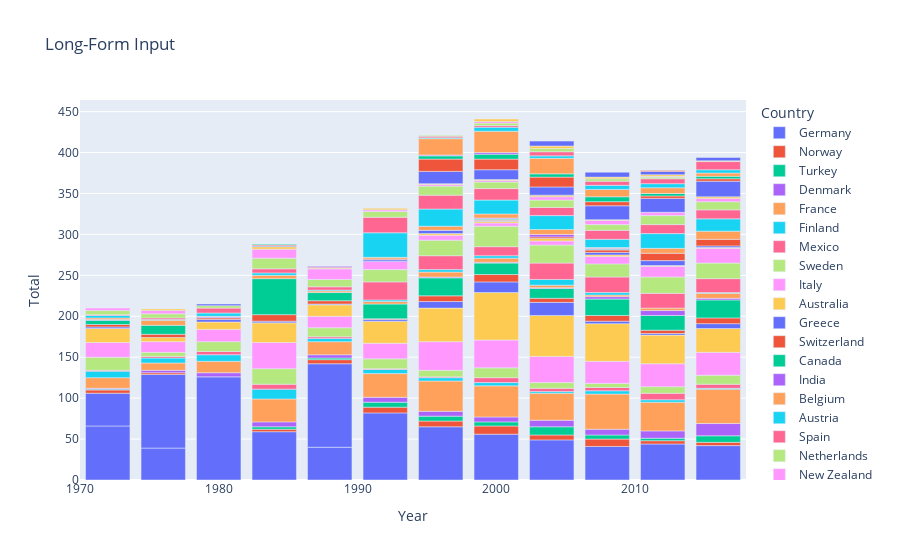

Notebook cell for this chart:
### Code cell
fig = px.bar(df3, x="Year", y="Total", color="Country", title="Long-Form Input")
fig.show()

### Figure 1 — Plotly figure (JSON) as saved in the notebook; plotly's stock layout.template omitted (floating-point values rounded to 4 significant figures)
{"data": [{"alignmentgroup": "True", "hovertemplate": "Country=Germany<br>Year=%{x}<br>Total=%{y}<extra></extra>", "legendgroup": "Germany", "marker": {"color": "#636efa"}, "name": "Germany", "offsetgroup": "Germany", "orientation": "v", "showlegend": true, "textposition": "auto", "type": "bar", "x": [1972, 1972, 1976, 1976, 1980, 1984, 1988, 1988, 1992, 1996, 2000, 2004, 2008, 2012, 2016], "xaxis": "x", "y": [66, 40, 39, 90, 126, 59, 40, 102, 82, 65, 56, 49, 41, 44, 42], "yaxis": "y"}, {"alignmentgroup": "True", "hovertemplate": "Country=Norway<br>Year=%{x}<br>Total=%{y}<extra></extra>", "legendgroup": "Norway", "marker": {"color": "#EF553B"}, "name": "Norway", "offsetgroup": "Norway", "orientation": "v", "showlegend": true, "textposition": "auto", "type": "bar", "x": [1972, 1976, 1984, 1988, 1992, 1996, 2000, 2004, 2008, 2012, 2016], "xaxis": "x", "y": [4, 2, 3, 5, 7, 7, 10, 6, 9, 4, 4], "yaxis": "y"}, {"alignmentgroup": "True", "hovertemplate": "Country=Turkey<br>Year=%{x}<br>Total=%{y}<extra></extra>", "legendgroup": "Turkey", "marker": {"color": "#00cc96"}, "name": "Turkey", "offsetgroup": "Turkey", "orientation": "v", "showlegend": true, "textposition": "auto", "type": "bar", "x": [1972, 1984, 1988, 1992, 1996, 2000, 2004, 2008, 2012, 2016], "xaxis": "x", "y": [1, 3, 2, 6, 6, 5, 10, 5, 3, 8], "yaxis": "y"}, {"alignmentgroup": "True", "hovertemplate": "Country=Denmark<br>Year=%{x}<br>Total=%{y}<extra></extra>", "legendgroup": "Denmark", "marker": {"color": "#ab63fa"}, "name": "Denmark", "offsetgroup": "Denmark", "orientation": "v", "showlegend": true, "textposition": "auto", "type": "bar", "x": [1972, 1976, 1980, 1984, 1988, 1992, 1996, 2000, 2004, 2008, 2012, 2016], "xaxis": "x", "y": [1, 3, 5, 6, 4, 6, 6, 6, 8, 7, 9, 15], "yaxis": "y"}, {"alignmentgroup": "True", "hovertemplate": "Country=France<br>Year=%{x}<br>Total=%{y}<extra></extra>", "legendgroup": "France", "marker": {"color": "#FFA15A"}, "name": "France", "offsetgroup": "France", "orientation": "v", "showlegend": true, "textposition": "auto", "type": "bar", "x": [1972, 1976, 1980, 1984, 1988, 1992, 1996, 2000, 2004, 2008, 2012, 2016], "xaxis": "x", "y": [13, 9, 14, 28, 16, 29, 37, 38, 33, 43, 35, 42], "yaxis": "y"}, {"alignmentgroup": "True", "hovertemplate": "Country=Finland<br>Year=%{x}<br>Total=%{y}<extra></extra>", "legendgroup": "Finland", "marker": {"color": "#19d3f3"}, "name": "Finland", "offsetgroup": "Finland", "orientation": "v", "showlegend": true, "textposition": "auto", "type": "bar", "x": [1972, 1976, 1980, 1984, 1988, 1992, 1996, 2000, 2004, 2008, 2012, 2016], "xaxis": "x", "y": [8, 6, 8, 12, 4, 5, 4, 4, 2, 4, 3, 1], "yaxis": "y"}, {"alignmentgroup": "True", "hovertemplate": "Country=Mexico<br>Year=%{x}<br>Total=%{y}<extra></extra>", "legendgroup": "Mexico", "marker": {"color": "#FF6692"}, "name": "Mexico", "offsetgroup": "Mexico", "orientation": "v", "showlegend": true, "textposition": "auto", "type": "bar", "x": [1972, 1976, 1980, 1984, 1988, 1992, 1996, 2000, 2004, 2008, 2012, 2016], "xaxis": "x", "y": [1, 2, 4, 6, 2, 1, 1, 6, 4, 4, 8, 5], "yaxis": "y"}, {"alignmentgroup": "True", "hovertemplate": "Country=Sweden<br>Year=%{x}<br>Total=%{y}<extra></extra>", "legendgroup": "Sweden", "marker": {"color": "#B6E880"}, "name": "Sweden", "offsetgroup": "Sweden", "orientation": "v", "showlegend": true, "textposition": "auto", "type": "bar", "x": [1972, 1976, 1980, 1984, 1988, 1992, 1996, 2000, 2004, 2008, 2012, 2016], "xaxis": "x", "y": [16, 5, 12, 19, 11, 12, 8, 12, 7, 5, 8, 11], "yaxis": "y"}, {"alignmentgroup": "True", "hovertemplate": "Country=Italy<br>Year=%{x}<br>Total=%{y}<extra></extra>", "legendgroup": "Italy", "marker": {"color": "#FF97FF"}, "name": "Italy", "offsetgroup": "Italy", "orientation": "v", "showlegend": true, "textposition": "auto", "type": "bar", "x": [1972, 1976, 1980, 1984, 1988, 1992, 1996, 2000, 2004, 2008, 2012, 2016], "xaxis": "x", "y": [18, 13, 15, 32, 14, 19, 35, 34, 32, 27, 28, 28], "yaxis": "y"}, {"alignmentgroup": "True", "hovertemplate": "Country=Australia<br>Year=%{x}<br>Total=%{y}<extra></extra>", "legendgroup": "Australia", "marker": {"color": "#FECB52"}, "name": "Australia", "offsetgroup": "Australia", "orientation": "v", "showlegend": true, "textposition": "auto", "type": "bar", "x": [1972, 1976, 1980, 1984, 1988, 1992, 1996, 2000, 2004, 2008, 2012, 2016], "xaxis": "x", "y": [17, 5, 9, 24, 14, 27, 41, 58, 50, 46, 35, 29], "yaxis": "y"}, {"alignmentgroup": "True", "hovertemplate": "Country=Greece<br>Year=%{x}<br>Total=%{y}<extra></extra>", "legendgroup": "Greece", "marker": {"color": "#636efa"}, "name": "Greece", "offsetgroup": "Greece", "orientation": "v", "showlegend": true, "textposition": "auto", "type": "bar", "x": [1972, 1980, 1984, 1988, 1992, 1996, 2000, 2004, 2008, 2012, 2016], "xaxis": "x", "y": [2, 3, 2, 1, 2, 8, 13, 16, 3, 2, 6], "yaxis": "y"}, {"alignmentgroup": "True", "hovertemplate": "Country=Switzerland<br>Year=%{x}<br>Total=%{y}<extra></extra>", "legendgroup": "Switzerland", "marker": {"color": "#EF553B"}, "name": "Switzerland", "offsetgroup": "Switzerland", "orientation": "v", "showlegend": true, "textposition": "auto", "type": "bar", "x": [1972, 1976, 1980, 1984, 1988, 1992, 1996, 2000, 2004, 2008, 2012, 2016], "xaxis": "x", "y": [3, 4, 2, 8, 4, 1, 7, 9, 5, 7, 4, 7], "yaxis": "y"}, {"alignmentgroup": "True", "hovertemplate": "Country=Canada<br>Year=%{x}<br>Total=%{y}<extra></extra>", "legendgroup": "Canada", "marker": {"color": "#00cc96"}, "name": "Canada", "offsetgroup": "Canada", "orientation": "v", "showlegend": true, "textposition": "auto", "type": "bar", "x": [1972, 1976, 1984, 1988, 1992, 1996, 2000, 2004, 2008, 2012, 2016], "xaxis": "x", "y": [5, 11, 44, 10, 18, 22, 14, 12, 20, 18, 22], "yaxis": "y"}, {"alignmentgroup": "True", "hovertemplate": "Country=India<br>Year=%{x}<br>Total=%{y}<extra></extra>", "legendgroup": "India", "marker": {"color": "#ab63fa"}, "name": "India", "offsetgroup": "India", "orientation": "v", "showlegend": true, "textposition": "auto", "type": "bar", "x": [1972, 1980, 1996, 2000, 2004, 2008, 2012, 2016], "xaxis": "x", "y": [1, 1, 1, 1, 1, 3, 6, 2], "yaxis": "y"}, {"alignmentgroup": "True", "hovertemplate": "Country=Belgium<br>Year=%{x}<br>Total=%{y}<extra></extra>", "legendgroup": "Belgium", "marker": {"color": "#FFA15A"}, "name": "Belgium", "offsetgroup": "Belgium", "orientation": "v", "showlegend": true, "textposition": "auto", "type": "bar", "x": [1972, 1976, 1980, 1984, 1988, 1992, 1996, 2000, 2004, 2008, 2012, 2016], "xaxis": "x", "y": [2, 6, 1, 4, 2, 3, 6, 5, 3, 2, 3, 6], "yaxis": "y"}, {"alignmentgroup": "True", "hovertemplate": "Country=Austria<br>Year=%{x}<br>Total=%{y}<extra></extra>", "legendgroup": "Austria", "marker": {"color": "#19d3f3"}, "name": "Austria", "offsetgroup": "Austria", "orientation": "v", "showlegend": true, "textposition": "auto", "type": "bar", "x": [1972, 1976, 1980, 1984, 1988, 1992, 1996, 2000, 2004, 2008, 2016], "xaxis": "x", "y": [3, 1, 4, 3, 1, 2, 3, 3, 7, 3, 1], "yaxis": "y"}, {"alignmentgroup": "True", "hovertemplate": "Country=Spain<br>Year=%{x}<br>Total=%{y}<extra></extra>", "legendgroup": "Spain", "marker": {"color": "#FF6692"}, "name": "Spain", "offsetgroup": "Spain", "orientation": "v", "showlegend": true, "textposition": "auto", "type": "bar", "x": [1972, 1976, 1980, 1984, 1988, 1992, 1996, 2000, 2004, 2008, 2012, 2016], "xaxis": "x", "y": [1, 2, 6, 5, 4, 22, 17, 11, 20, 19, 18, 17], "yaxis": "y"}, {"alignmentgroup": "True", "hovertemplate": "Country=Netherlands<br>Year=%{x}<br>Total=%{y}<extra></extra>", "legendgroup": "Netherlands", "marker": {"color": "#B6E880"}, "name": "Netherlands", "offsetgroup": "Netherlands", "orientation": "v", "showlegend": true, "textposition": "auto", "type": "bar", "x": [1972, 1976, 1980, 1984, 1988, 1992, 1996, 2000, 2004, 2008, 2012, 2016], "xaxis": "x", "y": [5, 5, 3, 13, 9, 15, 19, 25, 22, 16, 20, 19], "yaxis": "y"}, {"alignmentgroup": "True", "hovertemplate": "Country=New Zealand<br>Year=%{x}<br>Total=%{y}<extra></extra>", "legendgroup": "New Zealand", "marker": {"color": "#FF97FF"}, "name": "New Zealand", "offsetgroup": "New Zealand", "orientation": "v", "showlegend": true, "textposition": "auto", "type": "bar", "x": [1972, 1976, 1984, 1988, 1992, 1996, 2000, 2004, 2008, 2012, 2016], "xaxis": "x", "y": [3, 4, 11, 13, 10, 6, 4, 5, 9, 13, 18], "yaxis": "y"}, {"alignmentgroup": "True", "hovertemplate": "Country=Portugal<br>Year=%{x}<br>Total=%{y}<extra></extra>", "legendgroup": "Portugal", "marker": {"color": "#FECB52"}, "name": "Portugal", "offsetgroup": "Portugal", "orientation": "v", "showlegend": true, "textposition": "auto", "type": "bar", "x": [1976, 1984, 1988, 1996, 2000, 2004, 2008, 2012, 2016], "xaxis": "x", "y": [2, 3, 1, 2, 2, 3, 2, 1, 1], "yaxis": "y"}, {"alignmentgroup": "True", "hovertemplate": "Country=Ireland<br>Year=%{x}<br>Total=%{y}<extra></extra>", "legendgroup": "Ireland", "marker": {"color": "#636efa"}, "name": "Ireland", "offsetgroup": "Ireland", "orientation": "v", "showlegend": true, "textposition": "auto", "type": "bar", "x": [1980, 1984, 1992, 1996, 2000, 2008, 2012, 2016], "xaxis": "x", "y": [2, 1, 2, 4, 1, 3, 6, 2], "yaxis": "y"}, {"alignmentgroup": "True", "hovertemplate": "Country=Colombia<br>Year=%{x}<br>Total=%{y}<extra></extra>", "legendgroup": "Colombia", "marker": {"color": "#EF553B"}, "name": "Colombia", "offsetgroup": "Colombia", "orientation": "v", "showlegend": true, "textposition": "auto", "type": "bar", "x": [1984, 1988, 1992, 2000, 2004, 2008, 2012, 2016], "xaxis": "x", "y": [1, 1, 1, 1, 2, 3, 9, 8], "yaxis": "y"}, {"alignmentgroup": "True", "hovertemplate": "Country=Iceland<br>Year=%{x}<br>Total=%{y}<extra></extra>", "legendgroup": "Iceland", "marker": {"color": "#00cc96"}, "name": "Iceland", "offsetgroup": "Iceland", "orientation": "v", "showlegend": true, "textposition": "auto", "type": "bar", "x": [1984, 2000, 2008], "xaxis": "x", "y": [1, 1, 1], "yaxis": "y"}, {"alignmentgroup": "True", "hovertemplate": "Country=Chile<br>Year=%{x}<br>Total=%{y}<extra></extra>", "legendgroup": "Chile", "marker": {"color": "#ab63fa"}, "name": "Chile", "offsetgroup": "Chile", "orientation": "v", "showlegend": true, "textposition": "auto", "type": "bar", "x": [1988, 2000, 2004, 2008], "xaxis": "x", "y": [1, 1, 3, 1], "yaxis": "y"}, {"alignmentgroup": "True", "hovertemplate": "Country=South Africa<br>Year=%{x}<br>Total=%{y}<extra></extra>", "legendgroup": "South Africa", "marker": {"color": "#FFA15A"}, "name": "South Africa", "offsetgroup": "South Africa", "orientation": "v", "showlegend": true, "textposition": "auto", "type": "bar", "x": [1992, 1996, 2000, 2004, 2008, 2012, 2016], "xaxis": "x", "y": [2, 5, 5, 6, 1, 6, 10], "yaxis": "y"}, {"alignmentgroup": "True", "hovertemplate": "Country=Hungary<br>Year=%{x}<br>Total=%{y}<extra></extra>", "legendgroup": "Hungary", "marker": {"color": "#19d3f3"}, "name": "Hungary", "offsetgroup": "Hungary", "orientation": "v", "showlegend": true, "textposition": "auto", "type": "bar", "x": [1992, 1996, 2000, 2004, 2008, 2012, 2016], "xaxis": "x", "y": [30, 21, 17, 17, 10, 18, 15], "yaxis": "y"}, {"alignmentgroup": "True", "hovertemplate": "Country=Poland<br>Year=%{x}<br>Total=%{y}<extra></extra>", "legendgroup": "Poland", "marker": {"color": "#FF6692"}, "name": "Poland", "offsetgroup": "Poland", "orientation": "v", "showlegend": true, "textposition": "auto", "type": "bar", "x": [1992, 1996, 2000, 2004, 2008, 2012, 2016], "xaxis": "x", "y": [19, 17, 14, 10, 11, 11, 11], "yaxis": "y"}, {"alignmentgroup": "True", "hovertemplate": "Country=Czech Republic<br>Year=%{x}<br>Total=%{y}<extra></extra>", "legendgroup": "Czech Republic", "marker": {"color": "#B6E880"}, "name": "Czech Republic", "offsetgroup": "Czech Republic", "orientation": "v", "showlegend": true, "textposition": "auto", "type": "bar", "x": [1992, 1996, 2000, 2004, 2008, 2012, 2016], "xaxis": "x", "y": [7, 11, 8, 9, 7, 11, 10], "yaxis": "y"}, {"alignmentgroup": "True", "hovertemplate": "Country=Slovenia<br>Year=%{x}<br>Total=%{y}<extra></extra>", "legendgroup": "Slovenia", "marker": {"color": "#FF97FF"}, "name": "Slovenia", "offsetgroup": "Slovenia", "orientation": "v", "showlegend": true, "textposition": "auto", "type": "bar", "x": [1992, 1996, 2000, 2004, 2008, 2012, 2016], "xaxis": "x", "y": [2, 2, 2, 4, 5, 4, 4], "yaxis": "y"}, {"alignmentgroup": "True", "hovertemplate": "Country=Israel<br>Year=%{x}<br>Total=%{y}<extra></extra>", "legendgroup": "Israel", "marker": {"color": "#FECB52"}, "name": "Israel", "offsetgroup": "Israel", "orientation": "v", "showlegend": true, "textposition": "auto", "type": "bar", "x": [1992, 1996, 2000, 2004, 2008, 2016], "xaxis": "x", "y": [2, 1, 1, 2, 1, 2], "yaxis": "y"}, {"alignmentgroup": "True", "hovertemplate": "Country=Brazil<br>Year=%{x}<br>Total=%{y}<extra></extra>", "legendgroup": "Brazil", "marker": {"color": "#636efa"}, "name": "Brazil", "offsetgroup": "Brazil", "orientation": "v", "showlegend": true, "textposition": "auto", "type": "bar", "x": [1996, 2000, 2004, 2008, 2012, 2016], "xaxis": "x", "y": [15, 12, 10, 17, 17, 19], "yaxis": "y"}, {"alignmentgroup": "True", "hovertemplate": "Country=Bulgaria<br>Year=%{x}<br>Total=%{y}<extra></extra>", "legendgroup": "Bulgaria", "marker": {"color": "#EF553B"}, "name": "Bulgaria", "offsetgroup": "Bulgaria", "orientation": "v", "showlegend": true, "textposition": "auto", "type": "bar", "x": [1996, 2000, 2004, 2008, 2012, 2016], "xaxis": "x", "y": [15, 13, 12, 5, 3, 3], "yaxis": "y"}, {"alignmentgroup": "True", "hovertemplate": "Country=Indonesia<br>Year=%{x}<br>Total=%{y}<extra></extra>", "legendgroup": "Indonesia", "marker": {"color": "#00cc96"}, "name": "Indonesia", "offsetgroup": "Indonesia", "orientation": "v", "showlegend": true, "textposition": "auto", "type": "bar", "x": [1996, 2000, 2004, 2008, 2012, 2016], "xaxis": "x", "y": [4, 6, 4, 6, 3, 3], "yaxis": "y"}, {"alignmentgroup": "True", "hovertemplate": "Country=Costa Rica<br>Year=%{x}<br>Total=%{y}<extra></extra>", "legendgroup": "Costa Rica", "marker": {"color": "#ab63fa"}, "name": "Costa Rica", "offsetgroup": "Costa Rica", "orientation": "v", "showlegend": true, "textposition": "auto", "type": "bar", "x": [1996, 2000], "xaxis": "x", "y": [1, 2], "yaxis": "y"}, {"alignmentgroup": "True", "hovertemplate": "Country=Romania<br>Year=%{x}<br>Total=%{y}<extra></extra>", "legendgroup": "Romania", "marker": {"color": "#FFA15A"}, "name": "Romania", "offsetgroup": "Romania", "orientation": "v", "showlegend": true, "textposition": "auto", "type": "bar", "x": [1996, 2000, 2004, 2008, 2012, 2016], "xaxis": "x", "y": [20, 26, 19, 9, 7, 4], "yaxis": "y"}, {"alignmentgroup": "True", "hovertemplate": "Country=Lithuania<br>Year=%{x}<br>Total=%{y}<extra></extra>", "legendgroup": "Lithuania", "marker": {"color": "#19d3f3"}, "name": "Lithuania", "offsetgroup": "Lithuania", "orientation": "v", "showlegend": true, "textposition": "auto", "type": "bar", "x": [1996, 2000, 2004, 2008, 2012, 2016], "xaxis": "x", "y": [1, 5, 3, 5, 5, 4], "yaxis": "y"}, {"alignmentgroup": "True", "hovertemplate": "Country=Croatia<br>Year=%{x}<br>Total=%{y}<extra></extra>", "legendgroup": "Croatia", "marker": {"color": "#FF6692"}, "name": "Croatia", "offsetgroup": "Croatia", "orientation": "v", "showlegend": true, "textposition": "auto", "type": "bar", "x": [1996, 2000, 2004, 2008, 2012, 2016], "xaxis": "x", "y": [2, 2, 5, 5, 6, 10], "yaxis": "y"}, {"alignmentgroup": "True", "hovertemplate": "Country=Latvia<br>Year=%{x}<br>Total=%{y}<extra></extra>", "legendgroup": "Latvia", "marker": {"color": "#B6E880"}, "name": "Latvia", "offsetgroup": "Latvia", "orientation": "v", "showlegend": true, "textposition": "auto", "type": "bar", "x": [1996, 2000, 2004, 2008, 2012], "xaxis": "x", "y": [1, 3, 4, 3, 2], "yaxis": "y"}, {"alignmentgroup": "True", "hovertemplate": "Country=Saudi Arabia<br>Year=%{x}<br>Total=%{y}<extra></extra>", "legendgroup": "Saudi Arabia", "marker": {"color": "#FF97FF"}, "name": "Saudi Arabia", "offsetgroup": "Saudi Arabia", "orientation": "v", "showlegend": true, "textposition": "auto", "type": "bar", "x": [2000, 2012], "xaxis": "x", "y": [2, 1], "yaxis": "y"}, {"alignmentgroup": "True", "hovertemplate": "Country=Estonia<br>Year=%{x}<br>Total=%{y}<extra></extra>", "legendgroup": "Estonia", "marker": {"color": "#FECB52"}, "name": "Estonia", "offsetgroup": "Estonia", "orientation": "v", "showlegend": true, "textposition": "auto", "type": "bar", "x": [2000, 2004, 2008, 2012, 2016], "xaxis": "x", "y": [3, 3, 2, 2, 1], "yaxis": "y"}, {"alignmentgroup": "True", "hovertemplate": "Country=Argentina<br>Year=%{x}<br>Total=%{y}<extra></extra>", "legendgroup": "Argentina", "marker": {"color": "#636efa"}, "name": "Argentina", "offsetgroup": "Argentina", "orientation": "v", "showlegend": true, "textposition": "auto", "type": "bar", "x": [2004, 2008, 2012, 2016], "xaxis": "x", "y": [6, 6, 4, 4], "yaxis": "y"}, {"alignmentgroup": "True", "hovertemplate": "Country=Cyprus<br>Year=%{x}<br>Total=%{y}<extra></extra>", "legendgroup": "Cyprus", "marker": {"color": "#EF553B"}, "name": "Cyprus", "offsetgroup": "Cyprus", "orientation": "v", "showlegend": true, "textposition": "auto", "type": "bar", "x": [2012], "xaxis": "x", "y": [1], "yaxis": "y"}], "layout": {"barmode": "relative", "legend": {"title": {"text": "Country"}, "tracegroupgap": 0}, "title": {"text": "Long-Form Input"}, "xaxis": {"anchor": "y", "domain": [0, 1], "title": {"text": "Year"}}, "yaxis": {"anchor": "x", "domain": [0, 1], "title": {"text": "Total"}}}}
